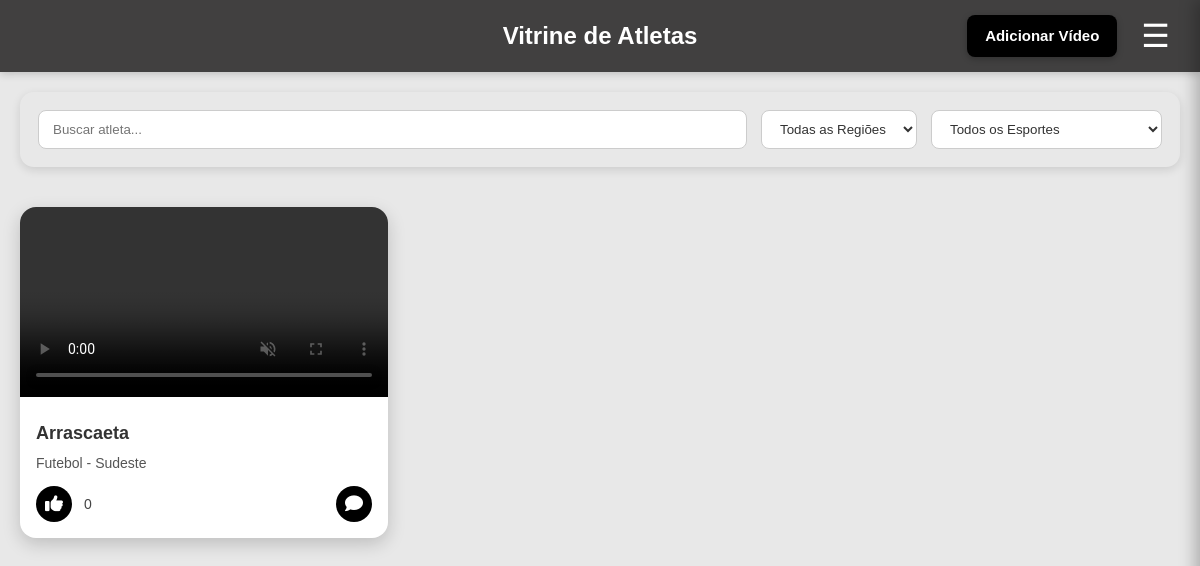
The page /paginaPrincipal/ on the database as committed earlier.
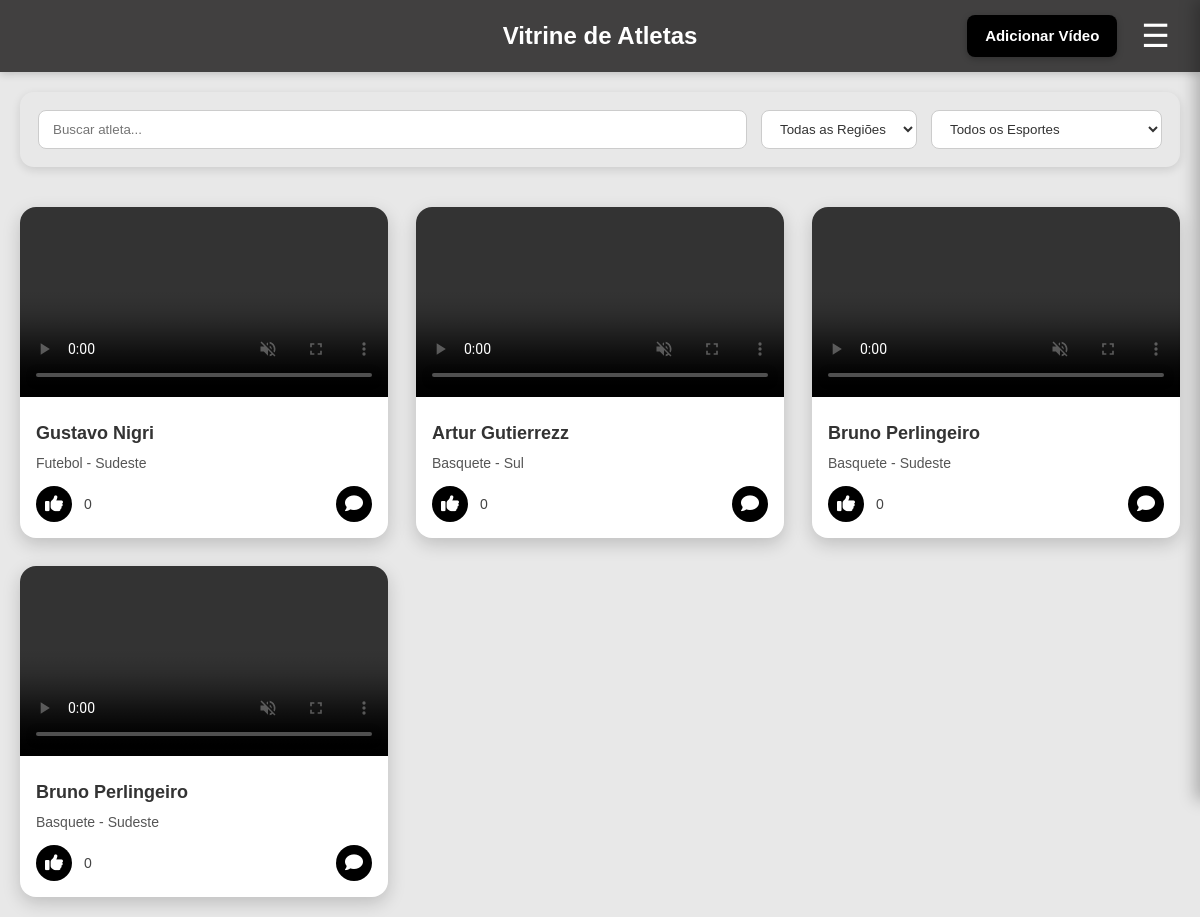
The same page on the database as committed later.
### main/models.py (models this page shows, shortened)
class Video(models.Model):
    nome = models.CharField(max_length=100)
    esporte = models.CharField(max_length=50)
    regiao = models.CharField(max_length=50)
    descricao = models.TextField()
    arquivo = models.FileField(upload_to='videos/')
    criado_em = models.DateTimeField(auto_now_add=True)

### main/views.py (the view)
# urls.py: path('paginaPrincipal/', views.paginaPrincipal, name='paginaPrincipal'),
def paginaPrincipal(request):
    videos = Video.objects.all().order_by('-likes')
    nome = request.GET.get("nome", "")
    esporte = request.GET.get("esporte", "")
    regiao = request.GET.get("regiao", "")
    if nome:
        videos = videos.filter(nome__icontains=nome)
    if esporte and esporte != "All":
        videos = videos.filter(esporte=esporte)
    if regiao and regiao != "All":
        videos = videos.filter(regiao=regiao)
    return render(request, 'main/paginaPrincipal.html', {
        "videos": videos,
        "nome": nome,
        "esporte": esporte,
        "regiao": regiao,
    })

### main/templates/main/paginaPrincipal.html (shortened to what this page needs)
{% load static %}
<!DOCTYPE html>
<html lang="pt-br" data-theme="light">
<head>
<link rel="stylesheet" href="{% static 'css/tema.css' %}">
<link rel="stylesheet" href="{% static 'css/paginaPrincipal2.css' %}">
<link rel="stylesheet" href="https://cdnjs.cloudflare.com/ajax/libs/font-awesome/6.5.1/css/all.min.css"/>
</head>
<body>
<div class="container">
    <header>
        <h1>Vitrine de Atletas</h1>
        <div class="header-right">
            <a href="{% url 'AddVideo' %}" class="add-video-btn">Adicionar Vídeo</a>
            <label for="menu-toggle" class="menu-icon" aria-label="Abrir menu">&#9776;</label>
        </div>
    </header>
    <section class="filters">
        <form method="get" class="filter-form" id="form-filtros">
            <input type="text" name="nome" placeholder="Buscar atleta..." class="search-bar"
                   value="{{ request.GET.nome }}" id="filtro-nome">
            <select name="regiao" id="filtro-regiao">
                <option value="All">Todas as Regiões</option>
            </select>
            <select name="esporte" id="filtro-esporte">
            <option value="All">Todos os Esportes</option>
        </select>
        </form>
    </section>
    <section class="athlete-grid">
        {% for v in videos %}
        <div class="athlete-card">
            <video controls class="video-player" muted onclick="event.stopPropagation();">
                <source src="{{ v.arquivo.url }}" type="video/mp4">
            </video>
            <div class="athlete-info" onclick="abrirCard('{{ v.id|default:0 }}')">
                <h3>{{ v.nome }}</h3>
                <p>{{ v.esporte }} - {{ v.regiao }}</p>
                <div class="actions" onclick="event.stopPropagation();">
                    <button class="like-btn {% if v.user_liked %}liked{% endif %}"
                            onclick="darLike('{{ v.id|default:0 }}', this)">
                        <i class="fa-solid fa-thumbs-up"></i>
                    </button>
                    <span class="like-count">{{ v.likes.count }}</span>
                    <button class="chat-btn" data-video-id="{{ v.id }}">
                        <i class="fa-solid fa-comment"></i>
                    </button>
                </div>
            </div>
        </div>
        {% empty %}
            <p style="text-align:center;">Nenhum vídeo enviado ainda.</p>
        {% endfor %}
    </section>
</div>
</body>
</html>

### main/static/css/tema.css (style rules this page uses)
:root { --bg: #e8e8e8; --text: #333; --header-bg: #414040; --header-text: #ffffff; --card-bg: #ffffff; --input-bg: #ffffff; --input-text: #333; --border: #ccc; --button-bg: #000000; --button-bg-hover: #222222; --button-text: #ffffff; }
body { background: var(--bg); color: var(--text); }
header { background: var(--header-bg) !important; color: var(--header-text) !important; }
input, textarea, select { background: var(--input-bg) !important; color: var(--input-text) !important; border: 1px solid var(--border) !important; }
button, .btn { background: var(--button-bg) !important; color: var(--button-text) !important; }

### main/static/css/paginaPrincipal2.css (style rules this page uses)
* { box-sizing: border-box; margin: 0; padding: 0; font-family: Arial, Helvetica, sans-serif; }
body { background: var(--bg); color: var(--text); line-height: 1.5; }
header { position: relative; display: flex; align-items: center; justify-content: center; padding: 18px 24px; background: var(--header-bg); color: var(--header-text); box-shadow: 0 2px 8px rgba(0,0,0,0.18); top: 0; z-index: 20; }
header h1 { font-size: 24px; font-weight: 700; margin: 0; text-align: center; }
.header-left, .header-right { position: absolute; top: 50%; transform: translateY(-50%); }
.header-right { right: 24px; display: flex; align-items: center; gap: 18px; }
.add-video-btn { padding: 10px 18px; border-radius: 8px; background: var(--button-bg); color: var(--button-text); text-decoration: none; font-weight: 700; font-size: 15px; transition: all 0.25s ease; box-shadow: 0 2px 6px rgba(0,0,0,0.25); }
.menu-icon { font-size: 32px; cursor: pointer; padding: 5px 6px; border-radius: 6px; transition: 0.2s; }
.filters { background: var(--filters-bg); padding: 18px; margin: 20px; border-radius: 14px; box-shadow: 0 3px 10px rgba(0,0,0,0.12); }
.filter-form { display: flex; flex-wrap: wrap; gap: 14px; }
.search-bar { flex: 1; padding: 10px 14px; border-radius: 8px; border: 1px solid #ccc; }
select { padding: 10px 14px; border-radius: 8px; border: 1px solid #ccc; background: white; cursor: pointer; }
.athlete-grid { display: grid; grid-template-columns: repeat(auto-fill, minmax(280px, 1fr)); gap: 28px; padding: 20px; }
.athlete-card { background: var(--card-bg); color: var(--text); border-radius: 16px; overflow: hidden; position: relative; box-shadow: 0 6px 18px rgba(0,0,0,0.18); transition: transform 0.25s ease, box-shadow 0.25s ease; }
.athlete-card video { width: 100%; height: 190px; object-fit: cover; }
.athlete-info { padding: 16px; cursor: pointer; }
.athlete-info h3 { font-size: 18px; margin-bottom: 6px; font-weight: 700; }
.athlete-info p { font-size: 14px; color: #555; }
.actions { display: flex; align-items: center; gap: 12px; margin-top: 12px; }
.like-btn { background: #eee; border: none; border-radius: 50%; cursor: pointer; width: 36px; height: 36px; font-size: 18px; display: flex; justify-content: center; align-items: center; transition: all 0.2s ease; }
.like-count { font-size: 14px; color: #444; }
.chat-btn { background: #eee; border: none; border-radius: 50%; cursor: pointer; width: 36px; height: 36px; font-size: 18px; display: flex; justify-content: center; align-items: center; margin-left: auto; transition: all 0.2s ease; }

Rows that differ between the two databases and show on the page:
removed Video: nome "Arrascaeta", esporte "Futebol", regiao "Sudeste", likes.count "0"
added Video: nome "Gustavo Nigri", esporte "Futebol", regiao "Sudeste", likes.count "0"
added Video: nome "Artur Gutierrezz", esporte "Basquete", regiao "Sul", likes.count "0"
added Video: nome "Bruno Perlingeiro", esporte "Basquete", regiao "Sudeste", likes.count "0"
added Video: nome "Bruno Perlingeiro", esporte "Basquete", regiao "Sudeste", likes.count "0"
